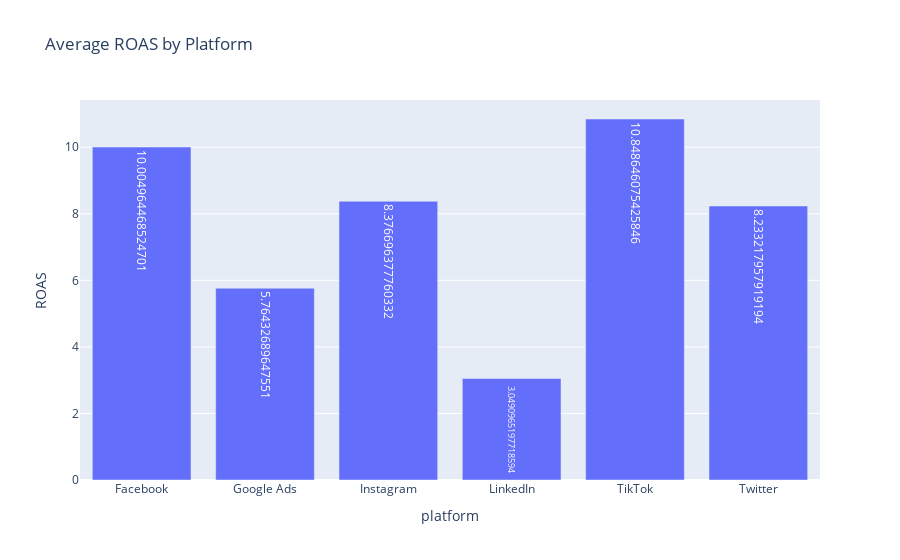

The notebook cell saved with this chart:
### Code cell
# -------------------------
# Numeric vs Categorical
# -------------------------

# 3 ROAS by Platform (Bar Chart)
avg_roas = (
    df.groupby('platform')['ROAS']
    .mean()
    .reset_index()
)

fig = px.bar(
    avg_roas,
    x='platform',
    y='ROAS',
    title='Average ROAS by Platform',
    text='ROAS'
)
fig.show()

# 4 CTR by Creative Format (Bar Chart)
avg_ctr = (
    df.groupby('creative_format')['CTR']
    .mean()
    .reset_index()
)

fig = px.bar(
    avg_ctr,
    x='creative_format',
    y='CTR',
    title='Average CTR by Creative Format',
    text='CTR'
)
fig.show()

# 5 Conversion Rate by Purchase Intent Score (Bar Chart)
avg_conv = (
    df.groupby('purchase_intent_score')['conversion_rate']
    .mean()
    .reset_index()
)

fig = px.bar(
    avg_conv,
    x='purchase_intent_score',
    y='conversion_rate',
    title='Conversion Rate by Purchase Intent Score',
    text='conversion_rate'
)
fig.show()

# 6 Profit by Budget Tier (Box Plot)
fig = px.box(
    df,
    x='budget_tier',
    y='profit',
    title='Profit by Budget Tier',
    labels={'budget_tier':'Budget Tier','profit':'Profit'}
)
fig.show()


# 7 CTR by Day of Week (Bar Chart)
avg_ctr_day = (
    df.groupby('day_of_week')['CTR']
    .mean()
    .reset_index()
)

fig = px.bar(
    avg_ctr_day,
    x='day_of_week',
    y='CTR',
    title='Average CTR by Day of Week',
    text='CTR'
)
fig.show()

### Figure 1 — Plotly figure (JSON) as saved in the notebook; plotly's stock layout.template omitted (floating-point values rounded to 4 significant figures)
{"data": [{"hovertemplate": "platform=%{x}<br>ROAS=%{text}<extra></extra>", "legendgroup": "", "marker": {"color": "#636efa", "pattern": {"shape": ""}}, "name": "", "orientation": "v", "showlegend": false, "text": [10.0, 5.764, 8.377, 3.049, 10.85, 8.233], "textposition": "auto", "type": "bar", "x": ["Facebook", "Google Ads", "Instagram", "LinkedIn", "TikTok", "Twitter"], "xaxis": "x", "y": [10.0, 5.764, 8.377, 3.049, 10.85, 8.233], "yaxis": "y"}], "layout": {"barmode": "relative", "legend": {"tracegroupgap": 0}, "title": {"text": "Average ROAS by Platform"}, "xaxis": {"anchor": "y", "domain": [0, 1], "title": {"text": "platform"}}, "yaxis": {"anchor": "x", "domain": [0, 1], "title": {"text": "ROAS"}}}}
